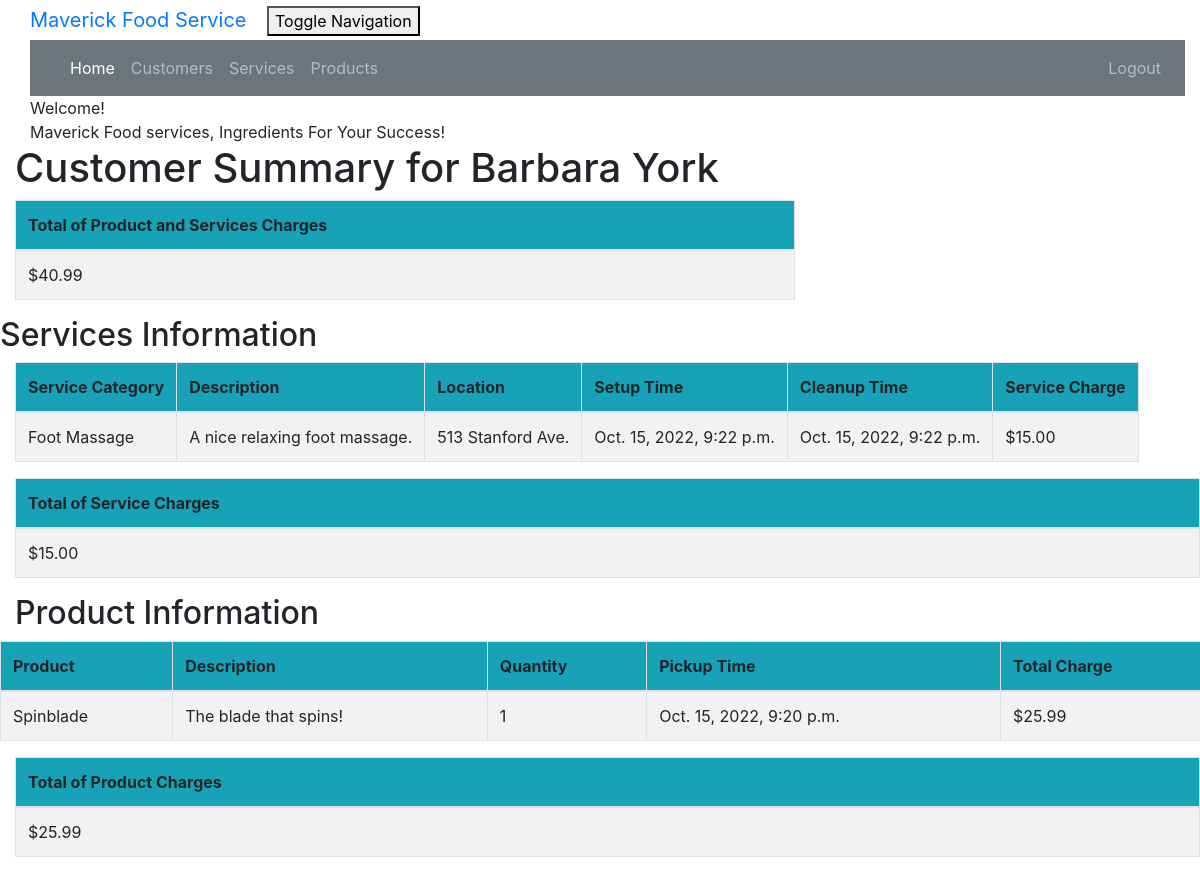
The page /customer/1/summary/ (signed in) on the database its author committed.
### crm/models.py (models this page shows, shortened)
class Customer(models.Model):
    cust_name = models.CharField(max_length=50)
    email = models.EmailField(max_length=100)
    phone = models.CharField(max_length=20)
    bldgroom = models.CharField(max_length=100)
    address = models.CharField(max_length=200)
    city = models.CharField(max_length=50)
    state = models.CharField(max_length=50)
    zipcode = models.CharField(max_length=10)
    organization = models.CharField(max_length=100)
    role = models.CharField(max_length=100)

class Service(models.Model):
    cust_name = models.ForeignKey(Customer, on_delete=models.CASCADE, related_name='services')
    service_category = models.CharField(max_length=100)
    description = models.TextField()
    location = models.CharField(max_length=200)
    setup_time = models.DateTimeField(
        default=timezone.now)
    cleanup_time = models.DateTimeField(
        default=timezone.now)
    service_charge = models.DecimalField(max_digits=10, decimal_places=2)
    created_date = models.DateTimeField(
        default=timezone.now)
    updated_date = models.DateTimeField(auto_now_add=True)

class Product(models.Model):
    cust_name = models.ForeignKey(Customer, on_delete=models.CASCADE, related_name='products')
    product = models.CharField(max_length=100)
    description = models.TextField()
    quantity = models.IntegerField()
    pickup_time = models.DateTimeField(
        default=timezone.now)
    charge = models.DecimalField(max_digits=10, decimal_places=2)
    created_date = models.DateTimeField(
        default=timezone.now)
    updated_date = models.DateTimeField(auto_now_add=True)

### crm/views.py (the view)
# urls.py: path('customer/<int:pk>/summary/', views.summary, name='summary'),
@login_required
def summary(request, pk):
    customer = get_object_or_404(Customer, pk=pk)
    services = Service.objects.filter(cust_name=pk)
    products = Product.objects.filter(cust_name=pk)
    sum_service_charge = \
        Service.objects.filter(cust_name=pk).aggregate(Sum('service_charge'))
    sum_product_charge = \
        Product.objects.filter(cust_name=pk).aggregate(Sum('charge'))
    sum = sum_product_charge.get("charge__sum")
    if sum== None:
        sum_product_charge = {'charge__sum' : Decimal('0')}
    sum = sum_service_charge.get("service_charge__sum")
    if sum== None:
        sum_service_charge = {'service_charge__sum' : Decimal('0')}
    return render(request, 'crm/summary.html', {'customer': customer,
                              'products': products,
                              'services': services,
                              'sum_service_charge': sum_service_charge,
                              'sum_product_charge': sum_product_charge,})

### crm/Templates/crm/summary.html (shortened to what this page needs)
{% extends 'crm/base.html' %}
{% block content %}
{% load mathfilters %}
{% load humanize %}
<div class="container">
    <div class="row">
        <div class="col-md-10 col-md-offset-1">
            <div class="panel panel-primary">
                <div class="panel-heading">Welcome!</div>
                <div class="panel-body">
                    Maverick Food services, Ingredients For Your Success!
                </div>
            </div>
        </div>
    </div>
</div>
<div class="row">
  <h1 style="padding-left: 15Px">Customer Summary for {{ customer.cust_name }}</h1>
    </div>
        <table class="table table-striped table-bordered table-hover">
        <thead>
            <tr class="bg-info">
                <th>Total of Product and Services Charges</th>
            </tr>
        </thead>
        <tbody>
            <tr>
                <td>${{ sum_product_charge.charge__sum|addition:sum_service_charge.service_charge__sum|floatformat:2|intcomma }} </td>
            </tr>
        </tbody>
    </table>
</div>
</div>
   <div class="row">
        <h2>Services Information</h2>
    </div>
    <div>
        <table class="table table-striped table-bordered table-hover w-auto">
            <thead>
            <tr class="bg-info">
                <th>Service Category</th>
                <th>Description</th>
                <th>Location</th>
                <th>Setup Time</th>
                <th>Cleanup Time</th>
                <th>Service Charge</th>
            </tr>
            </thead>
            <tbody>
            {% for service in services %}
                <tr>
                    <td>{{ service.service_category }}</td>
                    <td>{{ service.description }}</td>
                    <td>{{ service.location }}</td>
                    <td>{{ service.setup_time }}</td>
                    <td>{{ service.cleanup_time }}</td>
                    <td>${{ service.service_charge|floatformat:2|intcomma }}</td>
                </tr>
            {% endfor %}
            </tbody>
        </table>
    </div>
        <table class="table table-striped table-bordered table-hover">
        <thead>
            <tr class="bg-info">
                <th>Total of Service Charges</th>
            </tr>
        </thead>
        <tbody>
            <tr>
                <td>${{ sum_service_charge.service_charge__sum|floatformat:2|intcomma }}</td>
            </tr>
        </tbody>
    </table>
    <div class="row">
        <h2 style="padding-left: 15Px">Product Information</h2>
    </div>
    <div class="row">
        <table class="table table-striped table-bordered table-hover">
            <thead>
            <tr class="bg-info">
                <th>Product</th>
                <th>Description</th>
                <th>Quantity</th>
                <th>Pickup Time</th>
                <th>Total Charge</th>
            </tr>
            </thead>
            <tbody>
            {% for product in products %}
                <tr>
<td>{{ product.product }}</td>
<td>{{ product.description }}</td>
<td>{{ product.quantity|intcomma }}</td>
<td>{{ product.pickup_time }}</td>
<td>${{ product.charge|floatformat:2|intcomma }}</td>
                </tr>
            {% endfor %}
            </tbody>
        </table>
    </div>
        <table class="table table-striped table-bordered table-hover">
        <thead>
            <tr class="bg-info">
                <th>Total of Product Charges</th>
            </tr>
        </thead>
        <tbody>
            <tr>
                <td>${{ sum_product_charge.charge__sum|floatformat:2|intcomma }}</td>
            </tr>
        </tbody>
    </table>
{% endblock %}

### crm/static/css/portfolio.css (style rules this page uses)
body { padding-left: 15px; }

### rows shown on the page
Customer: cust_name "Barbara York"
Service: service_category "Foot Massage", description "A nice relaxing foot massage.", location "513 Stanford Ave.", setup_time "Oct. 15, 2022, 9:22 p.m.", cleanup_time "Oct. 15, 2022, 9:22 p.m.", service_charge "15.00"
Product: product "Spinblade", description "The blade that spins!", quantity "1", pickup_time "Oct. 15, 2022, 9:20 p.m.", charge "25.99"

### other values the page prints
{{ sum_service_charge.service_charge__sum|floatformat:2|intcomma }} "15.00"
{{ sum_product_charge.charge__sum|floatformat:2|intcomma }} "25.99"
